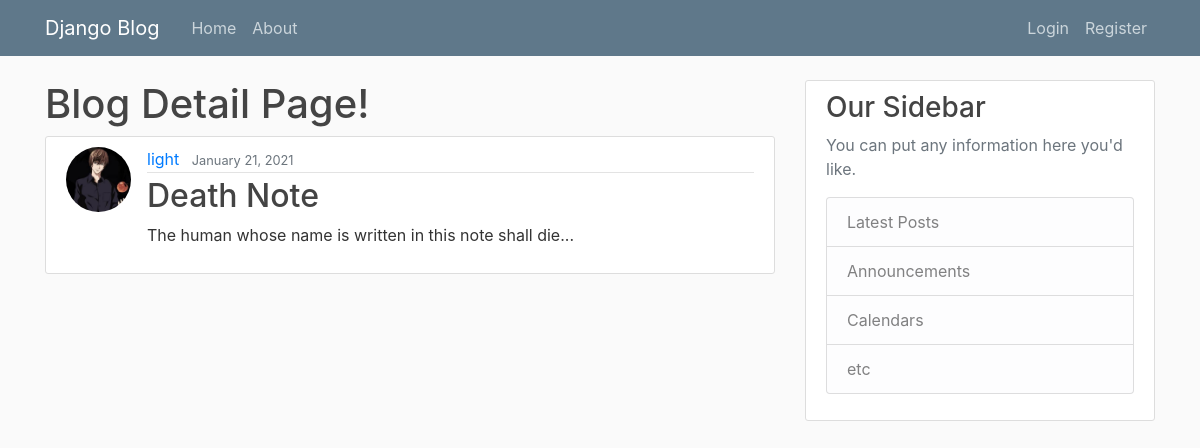
Screenshot of /post/9/ with the database file from the repository.
### blog/models.py (models this page shows, shortened)
class Post(models.Model):
	title = models.CharField(max_length=100)
	content = models.TextField()
	time = models.DateTimeField(default=timezone.now)
	author = models.ForeignKey(User, on_delete=models.CASCADE)

### users/models.py (models this page shows, shortened)
class Profile(models.Model):
	user = models.OneToOneField(User, on_delete=models.CASCADE)
	image = models.ImageField(default='default.png', upload_to='profile_pics')

### blog/views.py (the view)
# urls.py: path('post/<int:pk>/', PostDetailView.as_view(), name='post-detail'),
class PostDetailView(DetailView):
	model = Post

### blog/templates/blog/post_detail.html (shortened to what this page needs)
{% extends 'blog/base.html' %}
{% block content %}
<h1>Blog Detail Page!</h1>
<article class="media content-section">
	<img class="rounded-circle article-img" src="{{ object.author.profile.image.url }}" alt="">
	<div class="media-body">
		<div class="article-metadata">
			<a class="mr-2" href="{% url 'user-posts' object.author.username %}">{{ object.author }}</a>
			<small class="text-muted">{{ object.time|date:"F d, Y" }}</small>
		</div>
		<h2 class="article-title">{{ object.title }}</h2>
		<p class="article-content">{{ object.content }}</p>
	</div>
</article>
{% endblock content %}

### blog/static/blog/main.css (style rules this page uses)
body { background: #fafafa; color: #333333; margin-top: 5rem; }
h1, h2, h3, h4, h5, h6 { color: #444444; }
.content-section { background: #ffffff; padding: 10px 20px; border: 1px solid #dddddd; border-radius: 3px; margin-bottom: 20px; }
.article-title { color: #444444; }
.article-content { white-space: pre-line; }
.article-img { height: 65px; width: 65px; margin-right: 16px; }
.article-metadata { padding-bottom: 1px; margin-bottom: 4px; border-bottom: 1px solid #e3e3e3 }

### rows the page displays
Post: author.profile.image (picture), author "light", time "January 21, 2021", title "Death Note", content "The human whose name is written in this note shall die..."
